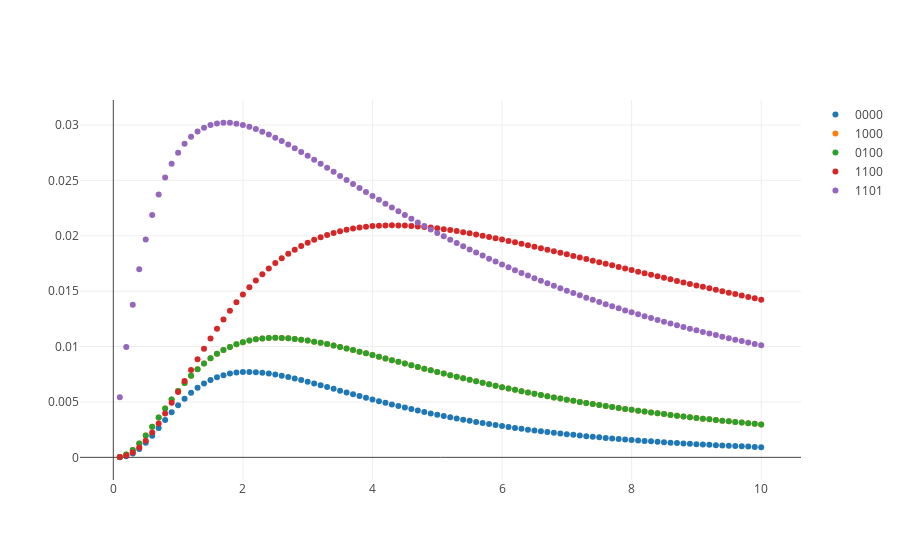

Write notebook code for a chart like this one.
### Code cell
from structure_tools.Coalesce_plots import plot_InfSites_mrca

plot_InfSites_mrca(Anc_poss,point_up,root_lib,range_theta,height= 500,width= 900)
